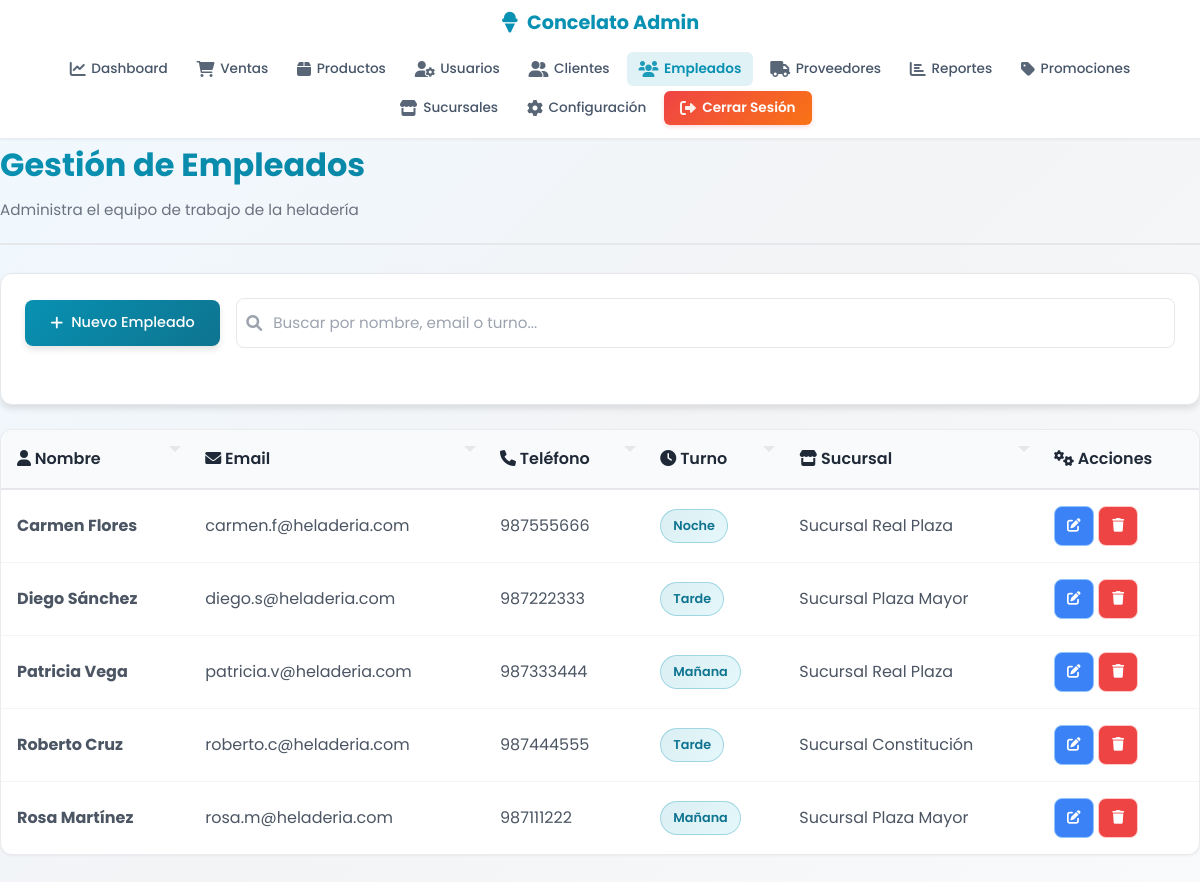
Page /paginas/admin/empleados.php (signed in) on the committed database.
### tables this page shows
CREATE TABLE `vendedores` (
  `id_vendedor` int(11) NOT NULL AUTO_INCREMENT,
  `nombre` varchar(120) NOT NULL,
  `dni` char(12) DEFAULT NULL,
  `telefono` varchar(30) DEFAULT NULL,
  `correo` varchar(150) DEFAULT NULL,
  `turno` enum('Mañana','Tarde','Noche') DEFAULT NULL,
  `fecha_registro` timestamp NOT NULL DEFAULT current_timestamp(),
  `id_sucursal` int(11) DEFAULT NULL,
  PRIMARY KEY (`id_vendedor`),
  UNIQUE KEY `dni` (`dni`),
  KEY `id_sucursal` (`id_sucursal`),
  CONSTRAINT `vendedores_ibfk_sucursal` FOREIGN KEY (`id_sucursal`) REFERENCES `sucursales` (`id_sucursal`) ON DELETE SET NULL ON UPDATE CASCADE
);

CREATE TABLE `sucursales` (
  `id_sucursal` int(11) NOT NULL AUTO_INCREMENT,
  `nombre` varchar(100) NOT NULL,
  `direccion` varchar(200) DEFAULT NULL,
  `telefono` varchar(30) DEFAULT NULL,
  `correo` varchar(150) DEFAULT NULL,
  `horario` varchar(100) DEFAULT NULL,
  `activa` tinyint(1) NOT NULL DEFAULT 1,
  PRIMARY KEY (`id_sucursal`)
);

### paginas/admin/empleados.php (the view, shortened to what this page needs)
<?php
include_once($_SERVER['DOCUMENT_ROOT'] . '/heladeriacg/conexion/sucursales_db.php');
$stmt_empleados = $pdo->prepare("
    SELECT v.*, s.nombre as nombre_sucursal
    FROM vendedores v
    LEFT JOIN sucursales s ON v.id_sucursal = s.id_sucursal
    ORDER BY v.nombre
");
$stmt_empleados->execute();
$empleados = $stmt_empleados->fetchAll(PDO::FETCH_ASSOC);
?>
<!DOCTYPE html>
<html lang="es">
<head>
    <link rel="stylesheet" href="/heladeriacg/css/admin/estilos_admin.css">
    <link rel="stylesheet" href="/heladeriacg/css/admin/navbar.css">
    <link rel="stylesheet" href="/heladeriacg/css/admin/empleados.css">
    <link rel="stylesheet" href="https://cdnjs.cloudflare.com/ajax/libs/font-awesome/6.0.0/css/all.min.css">
</head>
<body>
    <?php include 'includes/navbar.php'; ?>
    <main class="admin-container">
        <div class="page-header">
            <h1>Gestión de Empleados</h1>
            <p>Administra el equipo de trabajo de la heladería</p>
        </div>
        <div class="card">
            <div class="card-body">
                <div class="empleados-actions">
                    <button class="action-btn primary" data-action="create" onclick="openModal('modalEmpleado')">
                        <i class="fas fa-plus"></i> Nuevo Empleado
                    </button>
                    <div class="search-filter">
                        <input
                            type="search"
                            id="searchEmpleado"
                            class="search-input"
                            placeholder="Buscar por nombre, email o turno..."
                            aria-label="Buscar empleados"
                            data-filter-table="tablaEmpleados"
                            style="padding-left: 36px;">
                    </div>
                </div>
            </div>
        </div>
        <div class="table-container">
            <table id="tablaEmpleados" class="empleados-table" role="table">
                        <thead>
                            <tr role="row">
                                <th role="columnheader" aria-sort="none">
                                    <i class="fas fa-user"></i> Nombre
                                </th>
                                <th role="columnheader" aria-sort="none">
                                    <i class="fas fa-envelope"></i> Email
                                </th>
                                <th role="columnheader" aria-sort="none">
                                    <i class="fas fa-phone"></i> Teléfono
                                </th>
                                <th role="columnheader" aria-sort="none">
                                    <i class="fas fa-clock"></i> Turno
                                </th>
                                <th role="columnheader" aria-sort="none">
                                    <i class="fas fa-store"></i> Sucursal
                                </th>
                                <th role="columnheader" aria-label="Acciones">
                                    <i class="fas fa-cogs"></i> Acciones
                                </th>
                            </tr>
                        </thead>
                        <tbody>
                            <?php foreach ($empleados as $empleado): ?>
                            <tr role="row" tabindex="0">
                                <td><strong><?php echo htmlspecialchars($empleado['nombre']); ?></strong></td>
                                <td><?php echo htmlspecialchars($empleado['correo'] ?? 'N/A'); ?></td>
                                <td><?php echo htmlspecialchars($empleado['telefono'] ?? 'N/A'); ?></td>
                                <td><span class="badge"><?php echo htmlspecialchars($empleado['turno'] ?? 'N/A'); ?></span></td>
                                <td><?php echo htmlspecialchars($empleado['nombre_sucursal'] ?? 'No asignada'); ?></td>
                                <td>
                                    <button
                                        class="action-btn edit"
                                        onclick="editarEmpleado(<?php echo $empleado['id_vendedor']; ?>)"
                                        title="Editar empleado"
                                        aria-label="Editar empleado <?php echo htmlspecialchars($empleado['nombre']); ?>">
                                        <i class="fas fa-edit"></i>
                                    </button>
                                    <button
                                        class="action-btn delete"
                                        onclick="deleteItem(<?php echo $empleado['id_vendedor']; ?>, 'empleado', '<?php echo htmlspecialchars($empleado['nombre']); ?>')"
                                        title="Eliminar empleado"
                                        aria-label="Eliminar empleado <?php echo htmlspecialchars($empleado['nombre']); ?>">
                                        <i class="fas fa-trash"></i>
                                    </button>
                                </td>
                            </tr>
                            <?php endforeach; ?>
                        </tbody>
            </table>
        </div>
    </main>
</body>
</html>

### css/admin/estilos_admin.css (style rules this page uses)
* { margin: 0; padding: 0; box-sizing: border-box; font-family: 'Poppins', -apple-system, BlinkMacSystemFont, 'Segoe UI', sans-serif; word-wrap: break-word; overflow-wrap: break-word; }
html { scroll-behavior: smooth; --spacing-xs: 4px; --spacing-sm: 8px; --spacing-md: 16px; --spacing-lg: 24px; --spacing-xl: 32px; --font-size-xs: 12px; --font-size-sm: 14px; --font-size-base: 16px; --font-size-lg: 18px; --font-size-xl: 21px; --font-size-2xl: 26px; --font-size-3xl: 32px; --border-radius-sm: 6px; --border-radius-md: 8px; --border-radius-lg: 12px; --border-radius-xl: 20px; --transition-fast: 100ms ease-out; --transition-normal: 200ms ease-out; --transition-slow: 300ms ease-out; }
body { background: linear-gradient(135deg, #f0f9ff 0%, #f3f4f6 50%, #f9fafb 100%); color: #1f2937; min-height: 100vh; line-height: 1.6; font-size: var(--font-size-base); }
.admin-container { display: flex; flex-direction: column; min-height: 100vh; }
.card { background: white; border: 1px solid rgba(229, 231, 235, 0.8); border-radius: var(--border-radius-lg); box-shadow: 0 1px 3px rgba(0, 0, 0, 0.05); transition: all var(--transition-normal); }
.card-body { padding: 1.5rem; }
.action-btn { background: linear-gradient(135deg, #06b6d4 0%, #0891b2 100%); color: white; border: none; padding: 0.7rem 1.5rem; border-radius: 8px; cursor: pointer; font-weight: 500; font-size: 0.9rem; transition: all 0.3s; white-space: nowrap; display: inline-flex; align-items: center; gap: 0.5rem; }
.table-container { background: white; border: 1px solid rgba(229, 231, 235, 0.8); border-radius: var(--border-radius-lg); overflow: auto; box-shadow: 0 1px 3px rgba(0, 0, 0, 0.05); margin-bottom: 2rem; }
.table-container table { width: 100%; border-collapse: collapse; font-size: var(--font-size-base); }
.table-container table thead { background: #f9fafb; border-bottom: 2px solid #e5e7eb; position: sticky; top: 0; }
.table-container table th { padding: 1rem; text-align: left; font-weight: 600; color: #1f2937; font-size: var(--font-size-base); white-space: nowrap; word-break: break-word; vertical-align: middle; }
.table-container table th[aria-sort] { cursor: pointer; user-select: none; padding-right: 1.5rem; position: relative; }
.table-container table th[aria-sort]::after { content: ''; position: absolute; right: 0.5rem; width: 0; height: 0; border-left: 6px solid transparent; border-right: 6px solid transparent; border-top: 6px solid #d1d5db; opacity: 0.5; }
.table-container table td { padding: 1rem; border-bottom: 1px solid #f3f4f6; color: #4b5563; font-size: var(--font-size-base); word-break: break-word; overflow-wrap: break-word; vertical-align: middle; }
.table-container table tbody tr { transition: background-color var(--transition-fast); }
.table-container table tbody tr:last-child td { border-bottom: none; }
.clientes-actions, .empleados-actions, .ventas-actions { display: flex; justify-content: space-between; align-items: center; margin-bottom: 2rem; flex-wrap: wrap; gap: 1rem; }
.search-filter { display: flex; gap: 1rem; align-items: center; flex-wrap: wrap; flex: 1; min-width: 250px; }
.search-filter input, .search-filter select { padding: 0.8rem 1rem; border: 1px solid #e5e7eb; border-radius: 8px; font-size: 0.95rem; background: white; transition: all 0.3s; flex: 1; min-width: 200px; }
.action-btn.primary { background: linear-gradient(135deg, #06b6d4 0%, #0891b2 100%); color: white; padding: 0.8rem 1.6rem; border: none; border-radius: 8px; cursor: pointer; font-weight: 500; transition: all 0.3s; display: inline-flex; align-items: center; gap: 0.5rem; white-space: nowrap; }
.action-btn { padding: 0.5rem 0.8rem; border: none; border-radius: var(--border-radius-sm); cursor: pointer; font-size: var(--font-size-sm); transition: all var(--transition-fast); display: inline-flex; align-items: center; justify-content: center; gap: 4px; min-width: 40px; min-height: 40px; font-family: inherit; }
.action-btn.edit { background: #dbeafe; color: #1e40af; border: 1px solid #93c5fd; }
.action-btn.delete { background: #fee2e2; color: #991b1b; border: 1px solid #fecaca; }
.action-btn.primary { background: linear-gradient(135deg, #06b6d4 0%, #0891b2 100%); color: white; padding: 0.8rem 1.6rem; border: none; border-radius: var(--border-radius-md); min-height: 44px; }

### rows in the picture
vendedores: nombre "Carmen Flores", correo "carmen.f@heladeria.com", telefono "987555666", turno "Noche", id_sucursal.nombre "Sucursal Real Plaza"
vendedores: nombre "Diego Sánchez", correo "diego.s@heladeria.com", telefono "987222333", turno "Tarde", id_sucursal.nombre "Sucursal Plaza Mayor"
vendedores: nombre "Patricia Vega", correo "patricia.v@heladeria.com", telefono "987333444", turno "Mañana", id_sucursal.nombre "Sucursal Real Plaza"
vendedores: nombre "Roberto Cruz", correo "roberto.c@heladeria.com", telefono "987444555", turno "Tarde", id_sucursal.nombre "Sucursal Constitución"
vendedores: nombre "Rosa Martínez", correo "rosa.m@heladeria.com", telefono "987111222", turno "Mañana", id_sucursal.nombre "Sucursal Plaza Mayor"
